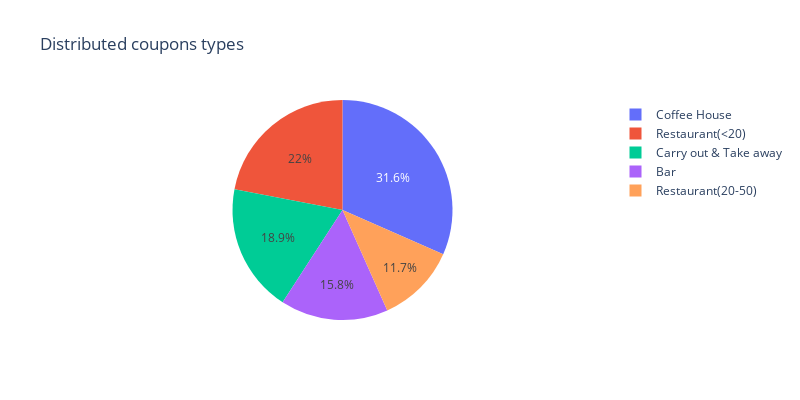

Notebook code for this chart:
### Code cell
piePoupon = px.pie(
    data_frame=df.groupby(["coupon"]).size().sort_values(ascending=False).reset_index().rename(columns={0:"counts"}),
    values="counts",
    names="coupon",
    title="Distributed coupons types",
    width=800, height=400
)
piePoupon.show()

### Figure 1 — Plotly figure (JSON) as saved in the notebook; plotly's stock layout.template omitted (floating-point values rounded to 4 significant figures)
{"data": [{"domain": {"x": [0, 1], "y": [0, 1]}, "hovertemplate": "coupon=%{label}<br>counts=%{value}<extra></extra>", "labels": ["Coffee House", "Restaurant(<20)", "Carry out & Take away", "Bar", "Restaurant(20-50)"], "legendgroup": "", "name": "", "showlegend": true, "type": "pie", "values": [3816, 2653, 2280, 1913, 1417]}], "layout": {"height": 400, "legend": {"tracegroupgap": 0}, "title": {"text": "Distributed coupons types"}, "width": 800}}
